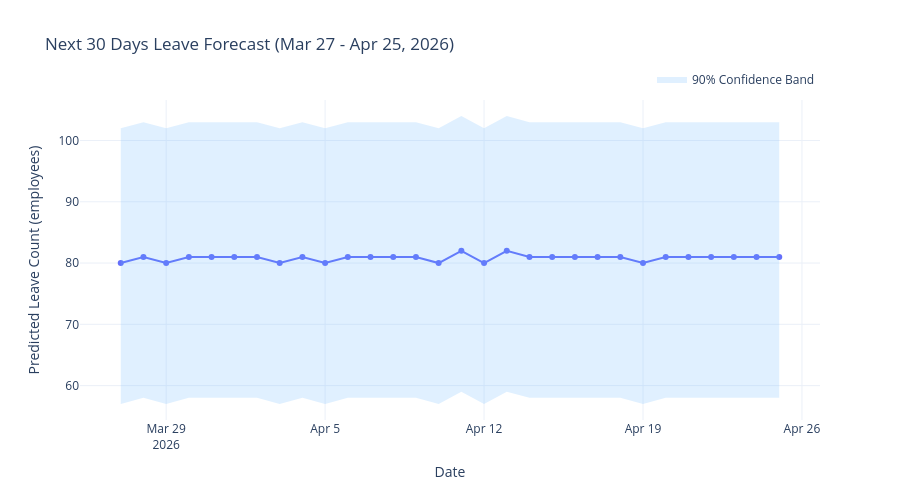

Notebook cell for this chart:
### Code cell
# ════════════════════════════════════════════════════════════════════════════
# GENERATE 30-DAY FORECAST FOR NEXT MONTH
# ════════════════════════════════════════════════════════════════════════════

print("\n" + "="*70)
print("30-DAY FORECAST - NEXT OPERATIONAL MONTH")
print("="*70)

# Get the feature dataset and create forecast
forecast_start_date = pd.Timestamp.now().normalize() + pd.Timedelta(days=1)
forecast_end_date = forecast_start_date + pd.Timedelta(days=29)

# Get the latest features for reference
latest_feature_date = dataset_bundle['feature_df']['Date'].max()
future_dates = pd.date_range(start=forecast_start_date, end=forecast_end_date, freq='D')

print(f"\n📅 Forecast Period: {forecast_start_date.date()} to {forecast_end_date.date()}")
print(f"Last Known Data Date: {latest_feature_date.date()}")
print(f"Total Forecast Days: {len(future_dates)}")

# Create feature matrix for future dates
# Use ensemble of last N days + seasonal patterns
last_30_days_df = dataset_bundle['feature_df'][dataset_bundle['feature_df']['Date'] >= (latest_feature_date - pd.Timedelta(days=30))].copy()
last_7_days_avg = last_30_days_df['Leave_Count'].tail(7).mean()
last_30_days_avg = last_30_days_df['Leave_Count'].mean()

# Build forecast dataframe with historical patterns
forecast_records = []
for future_date in future_dates:
    # Use historical weekday patterns
    dow = future_date.dayofweek  # 0=Monday, 6=Sunday
    month = future_date.month
    
    # Find similar historical days (same weekday, same month if possible)
    similar_days = dataset_bundle['feature_df'][
        (dataset_bundle['feature_df']['Date'].dt.dayofweek == dow)
    ]['Leave_Count'].tail(8)  # Last 8 occurrences of this weekday
    
    if len(similar_days) > 0:
        weekday_avg = similar_days.mean()
    else:
        weekday_avg = last_30_days_avg
    
    # Blend weekday pattern with overall trend (65% weekday, 35% trend)
    base_prediction = (weekday_avg * 0.65) + (last_30_days_avg * 0.35)
    
    forecast_records.append({
        'Date': future_date,
        'Day_of_Week': future_date.day_name(),
        'Day_Num': future_date.day,
        'Week_Num': future_date.isocalendar()[1],
    })

forecast_df = pd.DataFrame(forecast_records)

# Create feature vectors for model prediction (using recent pattern as template)
template_features = dataset_bundle['feature_df'][dataset_bundle['feature_df']['Date'] == latest_feature_date][feature_columns].iloc[0].copy()

# Generate predictions using the trained model
predictions = []
for idx, row in forecast_df.iterrows():
    test_features = template_features.copy()
    
    # Update time-based features
    test_features['day_of_week'] = row['Date'].dayofweek
    test_features['month'] = row['Date'].month
    test_features['day_of_month'] = row['Date'].day
    test_features['week_of_year'] = row['Date'].isocalendar()[1]
    test_features['quarter'] = (row['Date'].month - 1) // 3 + 1
    test_features['is_weekend'] = 1 if row['Date'].dayofweek >= 5 else 0
    test_features['is_month_start'] = 1 if row['Date'].day <= 3 else 0
    test_features['is_month_end'] = 1 if row['Date'].day >= 28 else 0
    test_features['is_holiday'] = 1 if row['Date'].date() in dataset_bundle['holiday_calendar'] else 0
    
    # Cyclical encoding for month
    month_sin = np.sin(2 * np.pi * row['Date'].month / 12)
    month_cos = np.cos(2 * np.pi * row['Date'].month / 12)
    test_features['month_sin'] = month_sin
    test_features['month_cos'] = month_cos
    
    # Make prediction
    pred = best_model.predict([test_features.values])[0]
    pred = max(0, int(round(pred)))  # Ensure non-negative
    predictions.append(pred)

forecast_df['Predicted_Leave_Count'] = predictions

# Add error bounds (90% confidence interval from test data)
error_interval = metadata.get('prediction_interval', {})
error_band = error_interval.get('absolute_error_p90', 2.5)
forecast_df['Lower_Bound'] = (forecast_df['Predicted_Leave_Count'] - error_band).clip(lower=0).astype(int)
forecast_df['Upper_Bound'] = (forecast_df['Predicted_Leave_Count'] + error_band).astype(int)

print("\n📊 30-DAY FORECAST RESULTS:")
print("-" * 70)
display(forecast_df[['Date', 'Day_of_Week', 'Predicted_Leave_Count', 'Lower_Bound', 'Upper_Bound']])

print("\n📈 FORECAST STATISTICS:")
forecast_stats = pd.DataFrame([
    {'Statistic': 'Average Daily Leave (30 days)', 'Value': f"{forecast_df['Predicted_Leave_Count'].mean():.1f} employees"},
    {'Statistic': 'Peak Leave Day', 'Value': forecast_df.loc[forecast_df['Predicted_Leave_Count'].idxmax(), 'Date'].strftime('%a, %d %b %Y')},
    {'Statistic': 'Peak Leave Count', 'Value': f"{forecast_df['Predicted_Leave_Count'].max()} employees"},
    {'Statistic': 'Lowest Leave Day', 'Value': forecast_df.loc[forecast_df['Predicted_Leave_Count'].idxmin(), 'Date'].strftime('%a, %d %b %Y')},
    {'Statistic': 'Lowest Leave Count', 'Value': f"{forecast_df['Predicted_Leave_Count'].min()} employees"},
    {'Statistic': 'Total Leave Days (sum)', 'Value': f"{forecast_df['Predicted_Leave_Count'].sum()} employee-days"},
    {'Statistic': '90% Confidence Band', 'Value': f"± {error_band:.1f} employees"},
])
display(forecast_stats)

# Create visualization
forecast_chart = px.line(
    forecast_df,
    x='Date',
    y='Predicted_Leave_Count',
    title=f'Next 30 Days Leave Forecast ({forecast_start_date.strftime("%b %d")} - {forecast_end_date.strftime("%b %d, %Y")})',
    template='plotly_white',
    labels={'Predicted_Leave_Count': 'Predicted Leave Count (employees)', 'Date': 'Date'},
    markers=True
)

# Add error bands
forecast_chart.add_scatter(
    x=forecast_df['Date'],
    y=forecast_df['Upper_Bound'],
    mode='lines',
    line=dict(width=0),
    showlegend=False,
    hoverinfo='skip'
)
forecast_chart.add_scatter(
    x=forecast_df['Date'],
    y=forecast_df['Lower_Bound'],
    mode='lines',
    line=dict(width=0),
    fillcolor='rgba(100, 180, 255, 0.2)',
    fill='tonexty',
    name='90% Confidence Band',
    hoverinfo='skip'
)

forecast_chart.update_layout(
    height=500,
    hovermode='x unified',
    legend=dict(orientation='h', yanchor='bottom', y=1.02, xanchor='right', x=1),
)

render_plotly_figure(forecast_chart)

# Save forecast to CSV for reference
forecast_output_path = CONFIG.artifacts_dir / f'leave_forecast_next_30days_{timestamp}.csv'
forecast_df.to_csv(forecast_output_path, index=False)
print(f"\n✅ 30-day forecast saved to: {forecast_output_path}")

# Store in metadata for Streamlit dashboard
metadata['next_30_days_forecast'] = forecast_df[['Date', 'Day_of_Week', 'Predicted_Leave_Count', 'Lower_Bound', 'Upper_Bound']].to_dict(orient='records')
joblib.dump(metadata, CONFIG.production_metadata_path)

print("✅ Forecast integrated into production metadata")
print(f"✅ Dashboard will display next 30 days predictions: {forecast_start_date.date()} → {forecast_end_date.date()}")

### Figure 1 — Plotly figure (JSON) as saved in the notebook; plotly's stock layout.template omitted (floating-point values rounded to 4 significant figures)
{"data": [{"hovertemplate": "Date=%{x}<br>Predicted Leave Count (employees)=%{y}<extra></extra>", "legendgroup": "", "line": {"color": "#636efa", "dash": "solid"}, "marker": {"symbol": "circle"}, "mode": "lines+markers", "name": "", "orientation": "v", "showlegend": false, "type": "scatter", "x": ["2026-03-27T00:00:00", "2026-03-28T00:00:00", "2026-03-29T00:00:00", "2026-03-30T00:00:00", "2026-03-31T00:00:00", "2026-04-01T00:00:00", "2026-04-02T00:00:00", "2026-04-03T00:00:00", "2026-04-04T00:00:00", "2026-04-05T00:00:00", "2026-04-06T00:00:00", "2026-04-07T00:00:00", "2026-04-08T00:00:00", "2026-04-09T00:00:00", "2026-04-10T00:00:00", "2026-04-11T00:00:00", "2026-04-12T00:00:00", "2026-04-13T00:00:00", "2026-04-14T00:00:00", "2026-04-15T00:00:00", "2026-04-16T00:00:00", "2026-04-17T00:00:00", "2026-04-18T00:00:00", "2026-04-19T00:00:00", "2026-04-20T00:00:00", "2026-04-21T00:00:00", "2026-04-22T00:00:00", "2026-04-23T00:00:00", "2026-04-24T00:00:00", "2026-04-25T00:00:00"], "xaxis": "x", "y": [80, 81, 80, 81, 81, 81, 81, 80, 81, 80, 81, 81, 81, 81, 80, 82, 80, 82, 81, 81, 81, 81, 81, 80, 81, 81, 81, 81, 81, 81], "yaxis": "y"}, {"hoverinfo": "skip", "line": {"width": 0}, "mode": "lines", "showlegend": false, "type": "scatter", "x": ["2026-03-27T00:00:00", "2026-03-28T00:00:00", "2026-03-29T00:00:00", "2026-03-30T00:00:00", "2026-03-31T00:00:00", "2026-04-01T00:00:00", "2026-04-02T00:00:00", "2026-04-03T00:00:00", "2026-04-04T00:00:00", "2026-04-05T00:00:00", "2026-04-06T00:00:00", "2026-04-07T00:00:00", "2026-04-08T00:00:00", "2026-04-09T00:00:00", "2026-04-10T00:00:00", "2026-04-11T00:00:00", "2026-04-12T00:00:00", "2026-04-13T00:00:00", "2026-04-14T00:00:00", "2026-04-15T00:00:00", "2026-04-16T00:00:00", "2026-04-17T00:00:00", "2026-04-18T00:00:00", "2026-04-19T00:00:00", "2026-04-20T00:00:00", "2026-04-21T00:00:00", "2026-04-22T00:00:00", "2026-04-23T00:00:00", "2026-04-24T00:00:00", "2026-04-25T00:00:00"], "y": [102, 103, 102, 103, 103, 103, 103, 102, 103, 102, 103, 103, 103, 103, 102, 104, 102, 104, 103, 103, 103, 103, 103, 102, 103, 103, 103, 103, 103, 103]}, {"fill": "tonexty", "fillcolor": "rgba(100, 180, 255, 0.2)", "hoverinfo": "skip", "line": {"width": 0}, "mode": "lines", "name": "90% Confidence Band", "type": "scatter", "x": ["2026-03-27T00:00:00", "2026-03-28T00:00:00", "2026-03-29T00:00:00", "2026-03-30T00:00:00", "2026-03-31T00:00:00", "2026-04-01T00:00:00", "2026-04-02T00:00:00", "2026-04-03T00:00:00", "2026-04-04T00:00:00", "2026-04-05T00:00:00", "2026-04-06T00:00:00", "2026-04-07T00:00:00", "2026-04-08T00:00:00", "2026-04-09T00:00:00", "2026-04-10T00:00:00", "2026-04-11T00:00:00", "2026-04-12T00:00:00", "2026-04-13T00:00:00", "2026-04-14T00:00:00", "2026-04-15T00:00:00", "2026-04-16T00:00:00", "2026-04-17T00:00:00", "2026-04-18T00:00:00", "2026-04-19T00:00:00", "2026-04-20T00:00:00", "2026-04-21T00:00:00", "2026-04-22T00:00:00", "2026-04-23T00:00:00", "2026-04-24T00:00:00", "2026-04-25T00:00:00"], "y": [57, 58, 57, 58, 58, 58, 58, 57, 58, 57, 58, 58, 58, 58, 57, 59, 57, 59, 58, 58, 58, 58, 58, 57, 58, 58, 58, 58, 58, 58]}], "layout": {"height": 500, "hovermode": "x unified", "legend": {"orientation": "h", "tracegroupgap": 0, "x": 1, "xanchor": "right", "y": 1.02, "yanchor": "bottom"}, "title": {"text": "Next 30 Days Leave Forecast (Mar 27 - Apr 25, 2026)"}, "xaxis": {"anchor": "y", "domain": [0, 1], "title": {"text": "Date"}}, "yaxis": {"anchor": "x", "domain": [0, 1], "title": {"text": "Predicted Leave Count (employees)"}}}}
